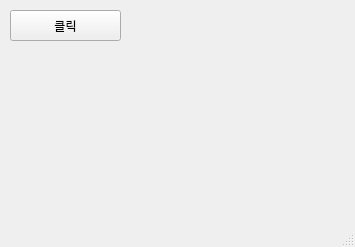
<?xml version="1.0" encoding="UTF-8"?>
<ui version="4.0">
 <class>MainWindow</class>
 <widget class="QMainWindow" name="MainWindow">
  <property name="geometry">
   <rect>
    <x>0</x>
    <y>0</y>
    <width>355</width>
    <height>247</height>
   </rect>
  </property>
  <property name="windowTitle">
   <string>MainWindow</string>
  </property>
  <widget class="QWidget" name="centralwidget">
   <widget class="QPushButton" name="pushButton">
    <property name="geometry">
     <rect>
      <x>10</x>
      <y>10</y>
      <width>111</width>
      <height>31</height>
     </rect>
    </property>
    <property name="text">
     <string>클릭</string>
    </property>
   </widget>
  </widget>
  <widget class="QMenuBar" name="menubar">
   <property name="geometry">
    <rect>
     <x>0</x>
     <y>0</y>
     <width>355</width>
     <height>21</height>
    </rect>
   </property>
  </widget>
  <widget class="QStatusBar" name="statusbar"/>
 </widget>
 <resources/>
 <connections/>
</ui>
